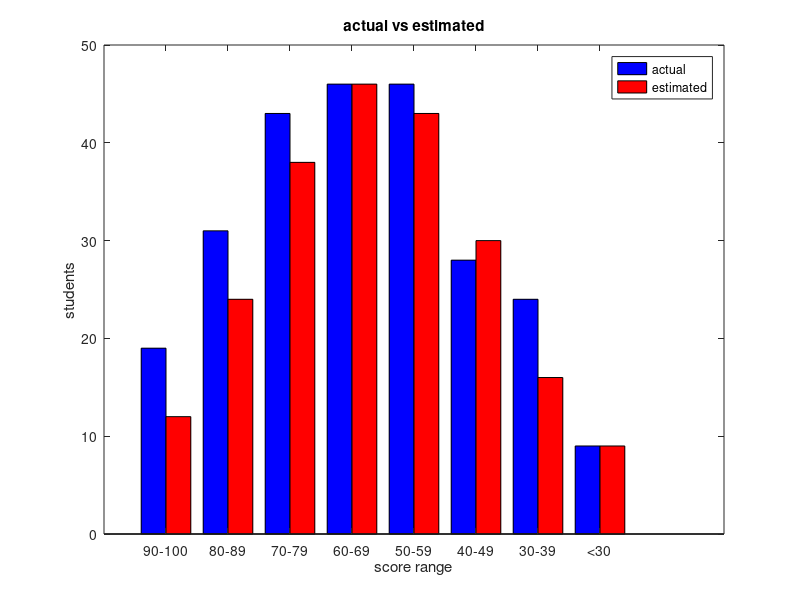

MATLAB code to generate this figure:
%%Fiona Jin

% data definition
num_students = 246;
mean_score = 62.38;
std_dev = 18.88;

% grade range and actual counts
ranges = [90, 100; 80, 89; 70, 79; 60, 69; 50, 59; 40, 49; 30, 39; 0, 29];
actual_counts = [19, 31, 43, 46, 46, 28, 24, 9];

% estimate
estimated_counts = zeros(size(actual_counts));
for i = 1:size(ranges, 1)
    lower = ranges(i, 1);
    upper = ranges(i, 2);
    prob = normcdf(upper, mean_score, std_dev) - normcdf(lower, mean_score, std_dev);
    estimated_counts(i) = round(prob * num_students);
end

% actual vs estimated plot
x_labels = {'90-100', '80-89', '70-79', '60-69', '50-59', '40-49', '30-39', '<30'};
x = 1:length(actual_counts);
width = 0.4;

bar(x - width/2, actual_counts, width, 'b');
hold on;
bar(x + width/2, estimated_counts, width, 'r');
hold off;

xlabel('score range');
ylabel('students');
set(gca, 'XTick', x, 'XTickLabel', x_labels);
legend('actual', 'estimated');
title('actual vs estimated');